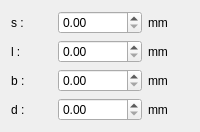
                        <widget class="QWidget" name="stack_flagstone">
                         <layout class="QGridLayout" name="gridLayout_25">
                          <item row="1" column="0">
                           <widget class="QLabel" name="label_156">
                            <property name="text">
                             <string>l :</string>
                            </property>
                           </widget>
                          </item>
                          <item row="0" column="1">
                           <widget class="QDoubleSpinBox" name="doubleSpinBox_specimen_flagstone_s">
                            <property name="maximum">
                             <double>999999.000000000000000</double>
                            </property>
                            <property name="singleStep">
                             <double>0.100000000000000</double>
                            </property>
                           </widget>
                          </item>
                          <item row="1" column="1">
                           <widget class="QDoubleSpinBox" name="doubleSpinBox_specimen_flagstone_l">
                            <property name="maximum">
                             <double>999999.000000000000000</double>
                            </property>
                            <property name="singleStep">
                             <double>0.100000000000000</double>
                            </property>
                           </widget>
                          </item>
                          <item row="2" column="1">
                           <widget class="QDoubleSpinBox" name="doubleSpinBox_specimen_flagstone_b">
                            <property name="maximum">
                             <double>999999.000000000000000</double>
                            </property>
                            <property name="singleStep">
                             <double>0.100000000000000</double>
                            </property>
                           </widget>
                          </item>
                          <item row="1" column="2">
                           <widget class="QLabel" name="label_157">
                            <property name="text">
                             <string>mm</string>
                            </property>
                           </widget>
                          </item>
                          <item row="0" column="0">
                           <widget class="QLabel" name="label_152">
                            <property name="text">
                             <string>s :</string>
                            </property>
                           </widget>
                          </item>
                          <item row="0" column="2">
                           <widget class="QLabel" name="label_155">
                            <property name="text">
                             <string>mm</string>
                            </property>
                           </widget>
                          </item>
                          <item row="2" column="0">
                           <widget class="QLabel" name="label_158">
                            <property name="text">
                             <string>b :</string>
                            </property>
                           </widget>
                          </item>
                          <item row="2" column="2">
                           <widget class="QLabel" name="label_159">
                            <property name="text">
                             <string>mm</string>
                            </property>
                           </widget>
                          </item>
                          <item row="3" column="0">
                           <widget class="QLabel" name="label_160">
                            <property name="text">
                             <string>d :</string>
                            </property>
                           </widget>
                          </item>
                          <item row="3" column="1">
                           <widget class="QDoubleSpinBox" name="doubleSpinBox_specimen_flagstone_d">
                            <property name="maximum">
                             <double>999999.000000000000000</double>
                            </property>
                            <property name="singleStep">
                             <double>0.100000000000000</double>
                            </property>
                           </widget>
                          </item>
                          <item row="3" column="2">
                           <widget class="QLabel" name="label_161">
                            <property name="text">
                             <string>mm</string>
                            </property>
                           </widget>
                          </item>
                         </layout>
                        </widget>
